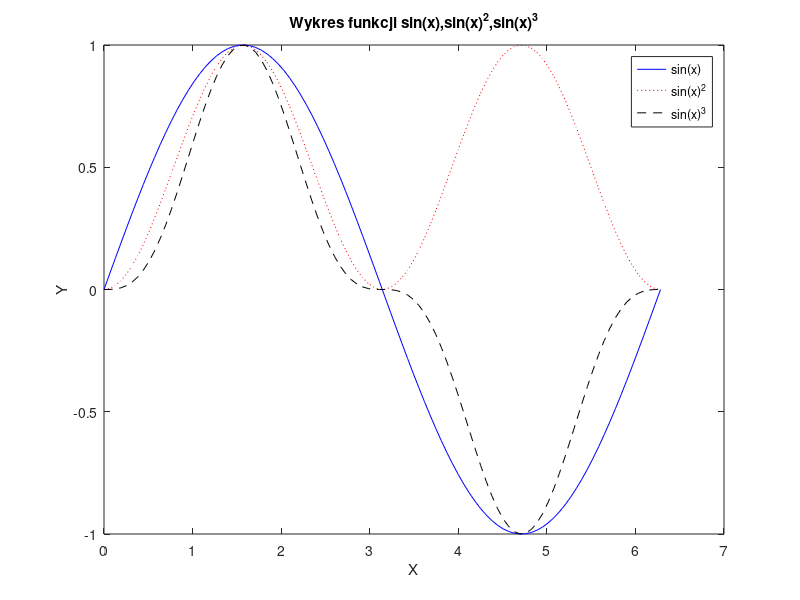

Write the MATLAB code that produced this figure.
clc;
clear;
x=linspace(0,2*pi)
a=sin(x)
b=sin(x).^2
c=sin(x).^3
subplot(1,1,1)
plot(x,a,'-b',x,b,':r',x,c,'--k')
legend('sin(x)','sin(x)^2','sin(x)^3')
title('Wykres funkcji sin(x),sin(x)^2,sin(x)^3')
ylabel('Y')
xlabel('X')
figure(1)